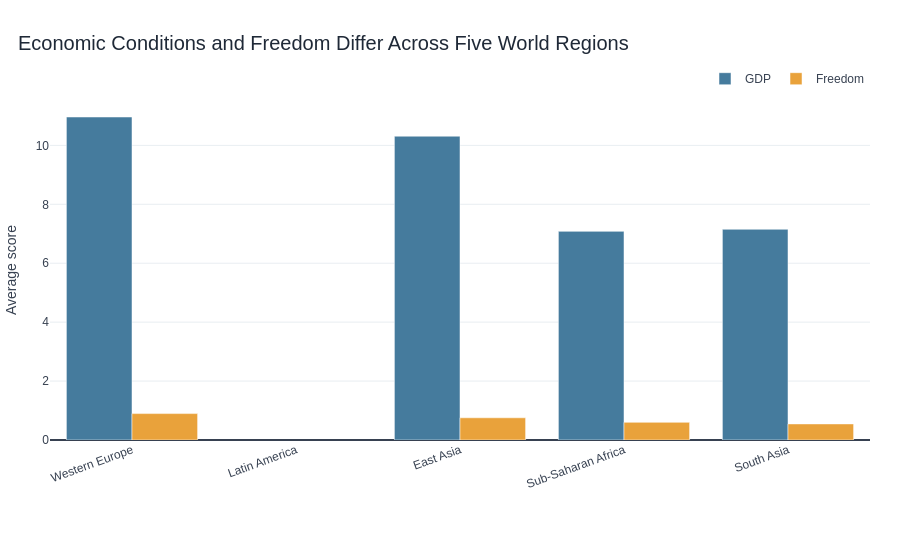

The notebook cell this image was saved under:
### Code cell
# Stretch goal — grouped bar chart
# --------------------------------

# Step 1: Select the five regions
selected_regions = [
    'Western Europe',
    'Latin America',
    'East Asia',
    'Sub-Saharan Africa',
    'South Asia'
]

# Step 2: Calculate average GDP and Freedom by region
factor_avg = (
    df[df['Region'].isin(selected_regions)]
    .groupby('Region')[['GDP', 'Freedom']]
    .mean()
    .reindex(selected_regions)
    .reset_index()
)

# Step 3: Reshape the data for grouped bars
factor_long = factor_avg.melt(
    id_vars='Region',
    value_vars=['GDP', 'Freedom'],
    var_name='Factor',
    value_name='Average Score'
)

# Step 4: Build the chart
fig3 = px.bar(
    factor_long,
    x='Region',
    y='Average Score',
    color='Factor',
    barmode='group',
    color_discrete_map={
        'GDP': '#457B9D',
        'Freedom': '#E9A23B'
    },
    title=(
        'Economic Conditions and Freedom Differ Across '
        'Five World Regions'
    ),
    labels={
        'Region': '',
        'Average Score': 'Average factor score',
        'Factor': 'Indicator'
    },
    category_orders={
        'Region': selected_regions,
        'Factor': ['GDP', 'Freedom']
    }
)

# Step 5: Polish the design
fig3.update_layout(
    template='plotly_white',
    title=dict(
        font=dict(size=20, color='#1F2937'),
        x=0.02,
        xanchor='left'
    ),
    font=dict(
        family='Arial, sans-serif',
        size=12,
        color='#374151'
    ),
    plot_bgcolor='white',
    paper_bgcolor='white',
    height=550,
    margin=dict(l=50, r=30, t=100, b=110),
    legend=dict(
        title='',
        orientation='h',
        yanchor='bottom',
        y=1.02,
        xanchor='right',
        x=1
    ),
    xaxis=dict(
        tickangle=-20,
        showgrid=False
    ),
    yaxis=dict(
        title='Average score',
        rangemode='tozero',
        showgrid=True,
        gridcolor='#E9EEF2',
        zeroline=True,
        zerolinecolor='#374151'
    )
)

fig3.show()

### Figure 1 — Plotly figure (JSON) as saved in the notebook; plotly's stock layout.template omitted (floating-point values rounded to 4 significant figures)
{"data": [{"alignmentgroup": "True", "hovertemplate": "Indicator=GDP<br>=%{x}<br>Average factor score=%{y}<extra></extra>", "legendgroup": "GDP", "marker": {"color": "#457B9D", "pattern": {"shape": ""}}, "name": "GDP", "offsetgroup": "GDP", "orientation": "v", "showlegend": true, "textposition": "auto", "type": "bar", "x": ["Western Europe", "Latin America", "East Asia", "Sub-Saharan Africa", "South Asia"], "xaxis": "x", "y": [10.96, NaN, 10.31, 7.082, 7.152], "yaxis": "y"}, {"alignmentgroup": "True", "hovertemplate": "Indicator=Freedom<br>=%{x}<br>Average factor score=%{y}<extra></extra>", "legendgroup": "Freedom", "marker": {"color": "#E9A23B", "pattern": {"shape": ""}}, "name": "Freedom", "offsetgroup": "Freedom", "orientation": "v", "showlegend": true, "textposition": "auto", "type": "bar", "x": ["Western Europe", "Latin America", "East Asia", "Sub-Saharan Africa", "South Asia"], "xaxis": "x", "y": [0.8961, NaN, 0.754, 0.5994, 0.5463], "yaxis": "y"}], "layout": {"barmode": "group", "font": {"color": "#374151", "family": "Arial, sans-serif", "size": 12}, "height": 550, "legend": {"orientation": "h", "title": {"text": ""}, "tracegroupgap": 0, "x": 1, "xanchor": "right", "y": 1.02, "yanchor": "bottom"}, "margin": {"b": 110, "l": 50, "r": 30, "t": 100}, "paper_bgcolor": "white", "plot_bgcolor": "white", "title": {"font": {"color": "#1F2937", "size": 20}, "text": "Economic Conditions and Freedom Differ Across Five World Regions", "x": 0.02, "xanchor": "left"}, "xaxis": {"anchor": "y", "categoryarray": ["Western Europe", "Latin America", "East Asia", "Sub-Saharan Africa", "South Asia"], "categoryorder": "array", "domain": [0, 1], "showgrid": false, "tickangle": -20, "title": {"text": ""}}, "yaxis": {"anchor": "x", "domain": [0, 1], "gridcolor": "#E9EEF2", "rangemode": "tozero", "showgrid": true, "title": {"text": "Average score"}, "zeroline": true, "zerolinecolor": "#374151"}}}
